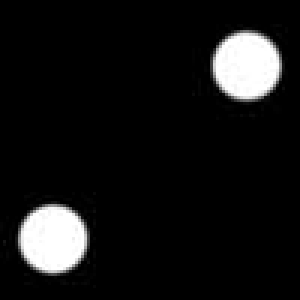
#> input picture images/dice_2_0.jpg, 100 x 100 px, found by its file name (shown 3 times larger)
$ python test_erode.py   (older library calls are emulated)
#> lines starting #> are read from the running program, lines starting #| are printed output that depends on the picture; after the words box and inside, x2 and y2 are one past the last pixel; in counts of white or black regions, pixels touching at a corner belong together
### lib.py
'''
    File name: lib.py
    Author: zeabus2018
    Date created: 05/27/2018
    Python Version: 3.6.1
'''
import math
import numpy as np
import cv2 as cv
import constant as CONST

'''
    Get index of point on dice.
     ___ ___ ___
    |_1_|_2_|_3_|
    |_4_|_5_|_6_|
    |_7_|_8_|_9_|

'''


'''
    Rewrite code: old code
'''
# [10 lines of commented-out code are left out]


'''
    Get point from dice(image or roi) 60 x 60 px
    old code
'''


# [61 lines of commented-out code are left out]


def get_kernel(shape='rect', ksize=(5, 5)):
    if shape == 'rect':
        return cv.getStructuringElement(cv.MORPH_RECT, ksize)
    elif shape == 'ellipse':
        return cv.getStructuringElement(cv.MORPH_ELLIPSE, ksize)
    elif shape == 'plus':
        return cv.getStructuringElement(cv.MORPH_CROSS, ksize)
    else:
        return None


# [53 lines left out: functions clahe, adjust_gamma, color_mapping, inRangeBGR, not called in this run]

### test_erode.py
import cv2 as cv
from lib import *
import numpy as np
import constant as CONST

if __name__ == '__main__':
    im = cv.imread(CONST.DATA_SET_PATH+'point/2/dice_2_0.jpg',0)
#> im is the input picture: shape (100, 100); min 0, max 255, mean 20.8
    _,th = cv.threshold(im,127,255,cv.THRESH_BINARY)
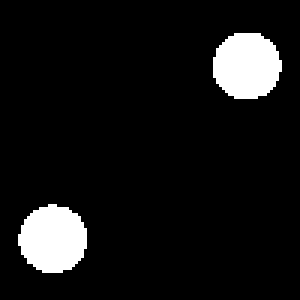
#> th: shape (100, 100) (shown 3 times larger); 8.1% white; 2 white regions, box (x1, y1, x2, y2) and area: (6, 68, 29, 91) 408, (71, 11, 94, 33) 405
    erode = cv.erode(th,get_kernel('rect',(7,7)))
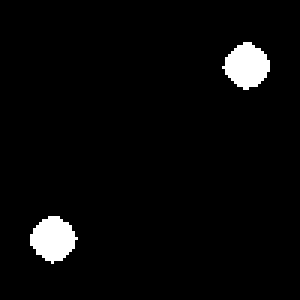
#> erode: shape (100, 100) (shown 3 times larger); 3.5% white; 2 white regions, box (x1, y1, x2, y2) and area: (74, 14, 90, 30) 173, (10, 72, 26, 88) 173
    dilate = cv.dilate(erode,get_kernel('rect',(7,7)))
#> dilate: shape (100, 100); 8% white; 2 white regions, box (x1, y1, x2, y2) and area: (71, 11, 93, 33) 401, (7, 69, 29, 91) 401
    cv.imshow('erode',erode)
    cv.imshow('th',th)
    cv.imshow('dilate',dilate)
    cv.waitKey(-1)

$ run again, with images/dice-6-0.jpg copied over images/dice_2_0.jpg
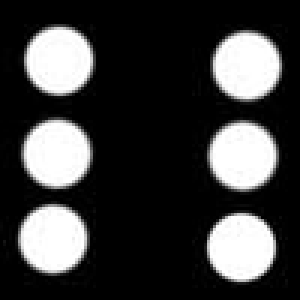
#> input picture images/dice-6-0.jpg, 100 x 100 px, found by its file name (shown 3 times larger)
#> im is the input picture: shape (100, 100); min 0, max 255, mean 62.4
#> `_,th = cv.threshold(im,127,255,cv.THRESH_BINARY)`:
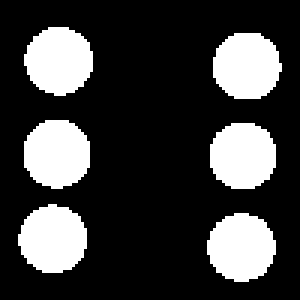
#> th: shape (100, 100) (shown 3 times larger); 24.3% white; 6 white regions, box (x1, y1, x2, y2) and area: (6, 68, 29, 91) 408, (8, 9, 31, 32) 407, (8, 40, 30, 63) 407, (69, 71, 92, 94) 407, (71, 11, 94, 33) 405, (70, 41, 92, 63) 397
#> erode: shape (100, 100); 10.3% white; 6 white regions, box (x1, y1, x2, y2) and area: (11, 43, 27, 59) 175, (74, 14, 90, 30) 174, (10, 72, 26, 88) 173, (12, 12, 28, 28) 171, (73, 75, 88, 90) 171, (73, 44, 89, 60) 169
#> `dilate = cv.dilate(erode,get_kernel('rect',(7,7)))`:
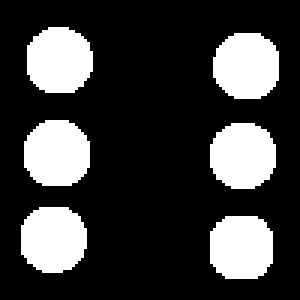
#> dilate: shape (100, 100) (shown 3 times larger); 23.9% white; 6 white regions, box (x1, y1, x2, y2) and area: (8, 40, 30, 62) 403, (71, 11, 93, 33) 402, (7, 69, 29, 91) 401, (9, 9, 31, 31) 399, (70, 41, 92, 63) 397, (70, 72, 91, 93) 387

$ run again, with images/dice-6-22.jpg copied over images/dice_2_0.jpg
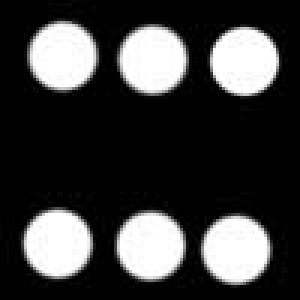
#> input picture images/dice-6-22.jpg, 100 x 100 px, found by its file name (shown 3 times larger)
#> im is the input picture: shape (100, 100); min 0, max 255, mean 62.4
#> `_,th = cv.threshold(im,127,255,cv.THRESH_BINARY)`:
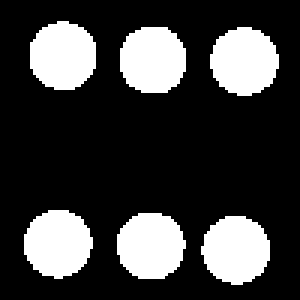
#> th: shape (100, 100) (shown 3 times larger); 24.3% white; 6 white regions, box (x1, y1, x2, y2) and area: (70, 9, 93, 32) 407, (10, 7, 32, 30) 406, (8, 70, 31, 93) 406, (67, 72, 90, 95) 406, (39, 71, 62, 93) 404, (40, 9, 62, 31) 401
#> erode: shape (100, 100); 10.3% white; 6 white regions, box (x1, y1, x2, y2) and area: (13, 11, 29, 27) 174, (43, 12, 59, 28) 173, (42, 74, 58, 90) 173, (74, 13, 89, 28) 171, (11, 73, 27, 89) 171, (71, 75, 87, 91) 171
#> `dilate = cv.dilate(erode,get_kernel('rect',(7,7)))`:
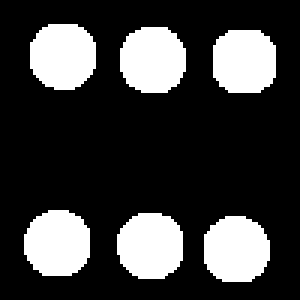
#> dilate: shape (100, 100) (shown 3 times larger); 23.9% white; 6 white regions, box (x1, y1, x2, y2) and area: (10, 8, 32, 30) 402, (40, 9, 62, 31) 401, (39, 71, 61, 93) 401, (8, 70, 30, 92) 399, (68, 72, 90, 94) 399, (71, 10, 92, 31) 387
